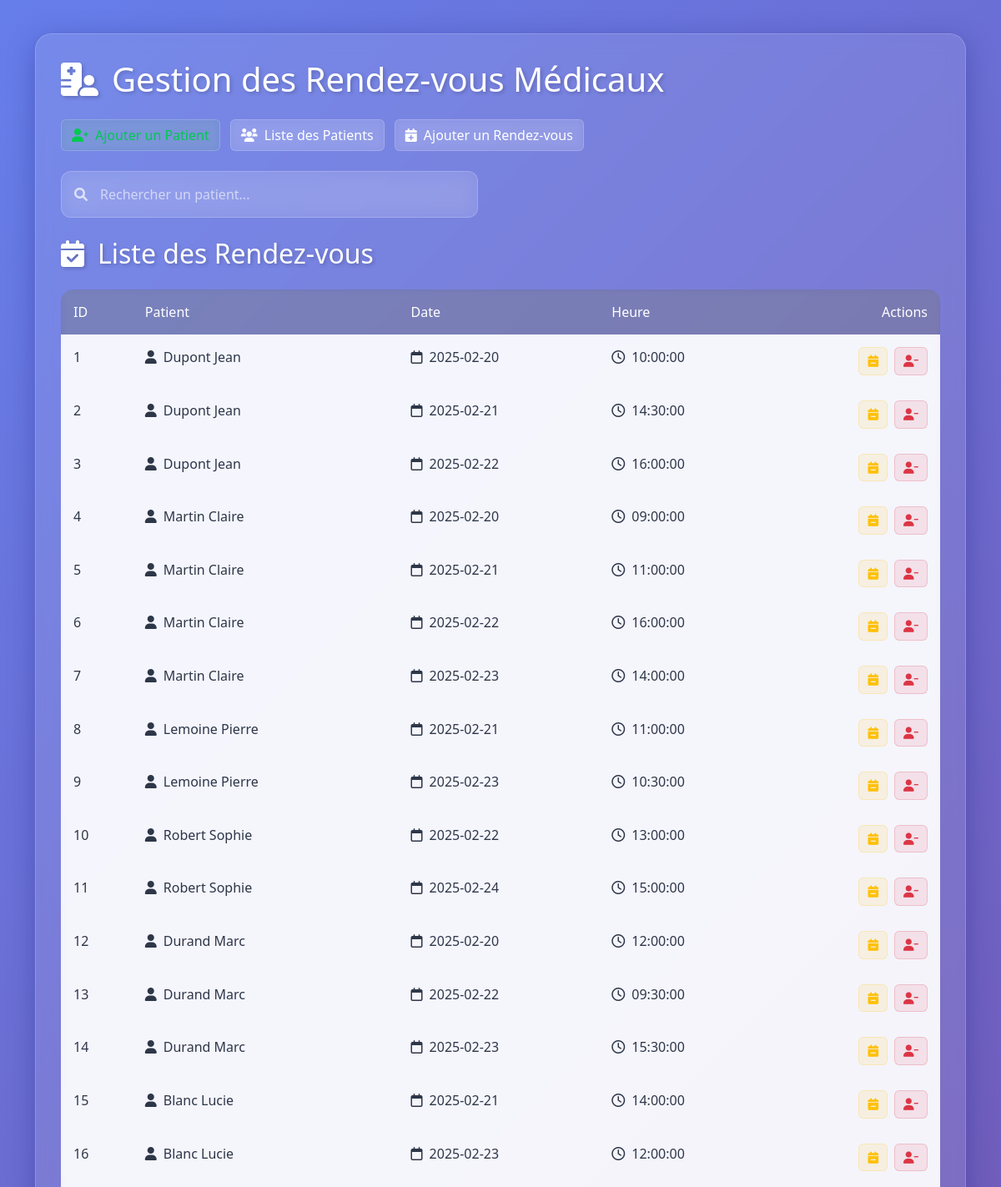
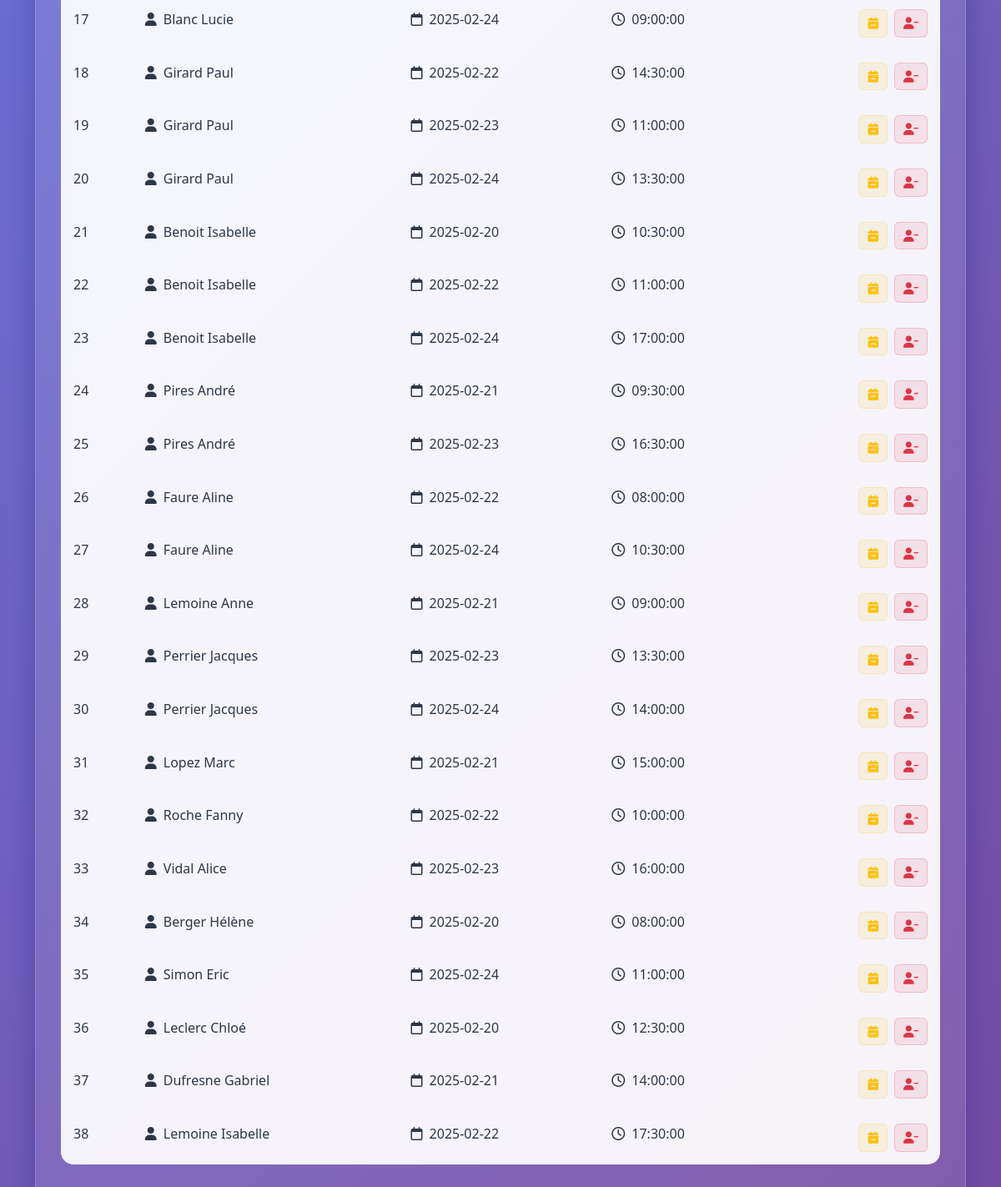
The page / on the database its author committed (2 pictures, top to bottom).
### tables this page shows
CREATE TABLE rendez_vous (
    id INT AUTO_INCREMENT PRIMARY KEY,
    patient_id INT NOT NULL,
    date_rdv DATE NOT NULL,
    heure_rdv TIME NOT NULL,
    FOREIGN KEY (patient_id) REFERENCES patients(id),
    CONSTRAINT unique_rdv UNIQUE (patient_id, date_rdv, heure_rdv)
);

CREATE TABLE patients (
    id INT AUTO_INCREMENT PRIMARY KEY,
    nom VARCHAR(100) NOT NULL,
    prenom VARCHAR(100) NOT NULL,
    telephone VARCHAR(15) NOT NULL,
    email VARCHAR(100) UNIQUE NOT NULL
);

### src/models/RendezVous.php (called while the page is built, shortened)
<?php
require_once __DIR__ . '/../config/database.php';
class RendezVous {
    public static function getAll() {
        global $pdo;
        $stmt = $pdo->query("SELECT r.*, p.nom, p.prenom FROM rendez_vous r
                             JOIN patients p ON r.patient_id = p.id");
        return $stmt->fetchAll(PDO::FETCH_ASSOC);
    }
}
?>

### src/models/Patient.php (called while the page is built, shortened)
<?php
require_once __DIR__ . '/../config/database.php';
class Patient {
    public static function getAll() {
        global $pdo;
        try {
            $stmt = $pdo->query("SELECT * FROM patients");
            return $stmt->fetchAll(PDO::FETCH_ASSOC);
        } catch (PDOException $e) {
            echo 'Erreur : ' . $e->getMessage();
            return [];
        }
    }
}
?>

### index.php (the view, shortened to what this page needs)
<?php
require_once __DIR__ . '/src/models/Patient.php';
require_once __DIR__ . '/src/models/RendezVous.php';
$rendezVousList = RendezVous::getAll();
$patientsList = Patient::getAll();
?>
<!DOCTYPE html>
<html lang="fr">
<head>
    <link rel="stylesheet" href="https://cdn.jsdelivr.net/npm/bootstrap@5.3.0/dist/css/bootstrap.min.css">
    <link rel="stylesheet" href="https://cdnjs.cloudflare.com/ajax/libs/font-awesome/6.0.0/css/all.min.css">
</head>
<body>
    <div class="container">
        <div class="glass-container">
            <h1 class="mb-4"><i class="fas fa-hospital-user me-3"></i>Gestion des Rendez-vous Médicaux</h1>
            <div class="mb-4">
                <a href="src/views/add_patient.php" class="btn btn-glass btn-glass-success me-2">
                    <i class="fas fa-user-plus me-2"></i>Ajouter un Patient
                </a>
                <a href="src/views/patients.php" class="btn btn-glass me-2">
                    <i class="fas fa-users me-2"></i>Liste des Patients
                </a>
                <a href="src/views/add_rdv.php" class="btn btn-glass">
                    <i class="fas fa-calendar-plus me-2"></i>Ajouter un Rendez-vous
                </a>
            </div>
            <div class="search-container mb-4">
                <div class="search-box glass-search">
                    <i class="fas fa-search search-icon"></i>
                    <input type="text" id="searchPatient" class="form-control search-input" placeholder="Rechercher un patient...">
                </div>
            </div>
            <h2 class="mb-4"><i class="fas fa-calendar-check me-3"></i>Liste des Rendez-vous</h2>
            <table class="table">
                <thead>
                    <tr>
                        <th>ID</th>
                        <th>Patient</th>
                        <th>Date</th>
                        <th>Heure</th>
                        <th class="text-end">Actions</th>
                    </tr>
                </thead>
                <tbody>
                    <?php if (empty($rendezVousList)): ?>
                        <tr>
                            <td colspan="5" class="text-center">Aucun rendez-vous trouvé.</td>
                        </tr>
                    <?php else: ?>
                        <?php foreach ($rendezVousList as $rdv): ?>
                            <tr>
                                <td><?= $rdv['id'] ?></td>
                                <td>
                                    <?php
                                        $patient = array_filter($patientsList, fn($p) => $p['id'] == $rdv['patient_id']);
                                        $patient = reset($patient);
                                    ?>
                                    <span><i class="fas fa-user me-2"></i><?= $patient['nom'] . ' ' . $patient['prenom'] ?></span>
                                </td>
                                <td><i class="far fa-calendar me-2"></i><?= $rdv['date_rdv'] ?></td>
                                <td><i class="far fa-clock me-2"></i><?= $rdv['heure_rdv'] ?></td>
                                <td>
                                    <div class="actions-column">
                                        <a href="src/controllers/rdvController.php?delete=<?= $rdv['id'] ?>"
                                           class="btn btn-delete btn-delete-rdv"
                                           onclick="return confirmerSuppressionRDV(<?= $rdv['id'] ?>, '<?= $rdv['date_rdv'] ?>', '<?= $rdv['heure_rdv'] ?>')">
                                            <i class="fas fa-calendar-minus"></i>
                                        </a>
                                        <a href="src/controllers/patientController.php?delete=<?= $patient['id'] ?>"
                                           class="btn btn-delete btn-delete-patient"
                                           onclick="return confirmerSuppressionPatient(<?= $patient['id'] ?>, '<?= htmlspecialchars($patient['nom'] . ' ' . $patient['prenom']) ?>')">
                                            <i class="fas fa-user-minus"></i>
                                        </a>
                                    </div>
                                </td>
                            </tr>
                        <?php endforeach; ?>
                    <?php endif; ?>
                </tbody>
            </table>
        </div>
    </div>
</body>
</html>

### index.php (style rules this page uses)
body { background: linear-gradient(135deg, #667eea 0%, #764ba2 100%); min-height: 100vh; padding: 20px; }
.glass-container { background: rgba(255, 255, 255, 0.1); backdrop-filter: blur(10px); border-radius: 20px; padding: 30px; box-shadow: 0 8px 32px 0 rgba(31, 38, 135, 0.37); border: 1px solid rgba(255, 255, 255, 0.18); margin-top: 20px; }
.table { background: rgba(255, 255, 255, 0.15); backdrop-filter: blur(4px); border-radius: 15px; }
.table thead th { border-bottom: none; color: #fff; font-weight: 500; padding: 15px; background: rgba(0, 0, 0, 0.2); }
.table td { border: none; padding: 15px; color: #2d3748; background: rgba(255, 255, 255, 0.9); }
.table tr:last-child td:first-child { border-bottom-left-radius: 15px; }
.table tr:last-child td:last-child { border-bottom-right-radius: 15px; }
.table thead tr:first-child th:first-child { border-top-left-radius: 15px; }
.table thead tr:first-child th:last-child { border-top-right-radius: 15px; }
.actions-column { display: flex; gap: 8px; justify-content: flex-end; }
.btn-delete { padding: 5px 10px; border-radius: 6px; font-size: 0.9em; }
.btn-delete-patient { background: rgba(220, 53, 69, 0.1); color: #dc3545; border: 1px solid rgba(220, 53, 69, 0.2); }
.btn-delete-rdv { background: rgba(255, 193, 7, 0.1); color: #ffc107; border: 1px solid rgba(255, 193, 7, 0.2); }
.btn-glass { background: rgba(255, 255, 255, 0.1); backdrop-filter: blur(4px); border: 1px solid rgba(255, 255, 255, 0.2); color: white; transition: all 0.3s ease; }
.btn-glass-success { background: rgba(40, 167, 69, 0.1); color: #00C851; }
h1, h2 { color: white; font-weight: 300; text-shadow: 2px 2px 4px rgba(0,0,0,0.2); }
.actions-column a { position: relative; }
.search-container { position: relative; max-width: 500px; }
.glass-search { background: rgba(255, 255, 255, 0.1); backdrop-filter: blur(10px); border-radius: 12px; padding: 10px 15px; display: flex; align-items: center; border: 1px solid rgba(255, 255, 255, 0.2); }
.search-icon { color: rgba(255, 255, 255, 0.7); margin-right: 10px; }
.search-input { background: transparent; border: none; color: white; flex-grow: 1; padding: 5px; }
.search-input::placeholder { color: rgba(255, 255, 255, 0.6); }

### rows shown on the page
rendez_vous: id "1", patient.nom "Dupont", patient.prenom "Jean", date_rdv "2025-02-20", heure_rdv "10:00:00"
rendez_vous: id "2", patient.nom "Dupont", patient.prenom "Jean", date_rdv "2025-02-21", heure_rdv "14:30:00"
rendez_vous: id "3", patient.nom "Dupont", patient.prenom "Jean", date_rdv "2025-02-22", heure_rdv "16:00:00"
rendez_vous: id "4", patient.nom "Martin", patient.prenom "Claire", date_rdv "2025-02-20", heure_rdv "09:00:00"
rendez_vous: id "5", patient.nom "Martin", patient.prenom "Claire", date_rdv "2025-02-21", heure_rdv "11:00:00"
rendez_vous: id "6", patient.nom "Martin", patient.prenom "Claire", date_rdv "2025-02-22", heure_rdv "16:00:00"
rendez_vous: id "7", patient.nom "Martin", patient.prenom "Claire", date_rdv "2025-02-23", heure_rdv "14:00:00"
rendez_vous: id "8", patient.nom "Lemoine", patient.prenom "Pierre", date_rdv "2025-02-21", heure_rdv "11:00:00"
rendez_vous: id "9", patient.nom "Lemoine", patient.prenom "Pierre", date_rdv "2025-02-23", heure_rdv "10:30:00"
rendez_vous: id "10", patient.nom "Robert", patient.prenom "Sophie", date_rdv "2025-02-22", heure_rdv "13:00:00"
rendez_vous: id "11", patient.nom "Robert", patient.prenom "Sophie", date_rdv "2025-02-24", heure_rdv "15:00:00"
rendez_vous: id "12", patient.nom "Durand", patient.prenom "Marc", date_rdv "2025-02-20", heure_rdv "12:00:00"
rendez_vous: id "13", patient.nom "Durand", patient.prenom "Marc", date_rdv "2025-02-22", heure_rdv "09:30:00"
rendez_vous: id "14", patient.nom "Durand", patient.prenom "Marc", date_rdv "2025-02-23", heure_rdv "15:30:00"
rendez_vous: id "15", patient.nom "Blanc", patient.prenom "Lucie", date_rdv "2025-02-21", heure_rdv "14:00:00"
rendez_vous: id "16", patient.nom "Blanc", patient.prenom "Lucie", date_rdv "2025-02-23", heure_rdv "12:00:00"
rendez_vous: id "17", patient.nom "Blanc", patient.prenom "Lucie", date_rdv "2025-02-24", heure_rdv "09:00:00"
rendez_vous: id "18", patient.nom "Girard", patient.prenom "Paul", date_rdv "2025-02-22", heure_rdv "14:30:00"
rendez_vous: id "19", patient.nom "Girard", patient.prenom "Paul", date_rdv "2025-02-23", heure_rdv "11:00:00"
rendez_vous: id "20", patient.nom "Girard", patient.prenom "Paul", date_rdv "2025-02-24", heure_rdv "13:30:00"
rendez_vous: id "21", patient.nom "Benoit", patient.prenom "Isabelle", date_rdv "2025-02-20", heure_rdv "10:30:00"
rendez_vous: id "22", patient.nom "Benoit", patient.prenom "Isabelle", date_rdv "2025-02-22", heure_rdv "11:00:00"
rendez_vous: id "23", patient.nom "Benoit", patient.prenom "Isabelle", date_rdv "2025-02-24", heure_rdv "17:00:00"
rendez_vous: id "24", patient.nom "Pires", patient.prenom "André", date_rdv "2025-02-21", heure_rdv "09:30:00"
rendez_vous: id "25", patient.nom "Pires", patient.prenom "André", date_rdv "2025-02-23", heure_rdv "16:30:00"
rendez_vous: id "26", patient.nom "Faure", patient.prenom "Aline", date_rdv "2025-02-22", heure_rdv "08:00:00"
rendez_vous: id "27", patient.nom "Faure", patient.prenom "Aline", date_rdv "2025-02-24", heure_rdv "10:30:00"
rendez_vous: id "28", patient.nom "Lemoine", patient.prenom "Anne", date_rdv "2025-02-21", heure_rdv "09:00:00"
rendez_vous: id "29", patient.nom "Perrier", patient.prenom "Jacques", date_rdv "2025-02-23", heure_rdv "13:30:00"
rendez_vous: id "30", patient.nom "Perrier", patient.prenom "Jacques", date_rdv "2025-02-24", heure_rdv "14:00:00"
rendez_vous: id "31", patient.nom "Lopez", patient.prenom "Marc", date_rdv "2025-02-21", heure_rdv "15:00:00"
rendez_vous: id "32", patient.nom "Roche", patient.prenom "Fanny", date_rdv "2025-02-22", heure_rdv "10:00:00"
rendez_vous: id "33", patient.nom "Vidal", patient.prenom "Alice", date_rdv "2025-02-23", heure_rdv "16:00:00"
rendez_vous: id "34", patient.nom "Berger", patient.prenom "Hélène", date_rdv "2025-02-20", heure_rdv "08:00:00"
rendez_vous: id "35", patient.nom "Simon", patient.prenom "Eric", date_rdv "2025-02-24", heure_rdv "11:00:00"
rendez_vous: id "36", patient.nom "Leclerc", patient.prenom "Chloé", date_rdv "2025-02-20", heure_rdv "12:30:00"
rendez_vous: id "37", patient.nom "Dufresne", patient.prenom "Gabriel", date_rdv "2025-02-21", heure_rdv "14:00:00"
rendez_vous: id "38", patient.nom "Lemoine", patient.prenom "Isabelle", date_rdv "2025-02-22", heure_rdv "17:30:00"
